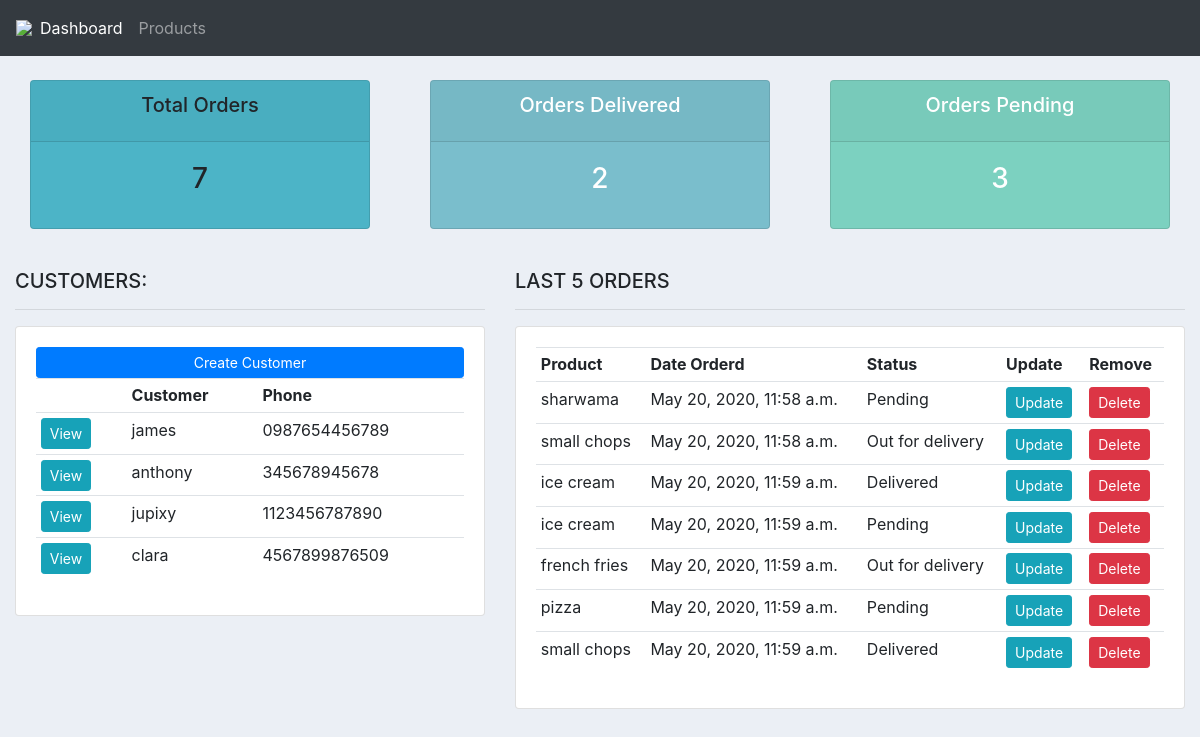
The page / on the database its author committed.
### core/models.py (models this page shows, shortened)
class Customer(models.Model):
	name = models.CharField(max_length=200, null=True)
	phone = models.CharField(max_length=200, null=True)
	email = models.CharField(max_length=200, null=True)
	date_created = models.DateTimeField(auto_now_add=True, null=True)

class Order(models.Model):
	STATUS = (
			('Pending', 'Pending'),
			('Out for delivery', 'Out for delivery'),
			('Delivered', 'Delivered'),
			)
	customer = models.ForeignKey(Customer, null=True, on_delete= models.SET_NULL)
	product = models.ForeignKey(Product, null=True, on_delete= models.SET_NULL)
	date_created = models.DateTimeField(auto_now_add=True, null=True)
	status = models.CharField(max_length=200, null=True, choices=STATUS)
	note = models.CharField(max_length=1000, null=True)

class Product(models.Model):
	CATEGORY = (
			('Indoor', 'Indoor'),
			('Out Door', 'Out Door'),
			)
	name = models.CharField(max_length=200, null=True)
	price = models.FloatField(null=True)
	category = models.CharField(max_length=200, null=True, choices=CATEGORY)
	description = models.CharField(max_length=200, null=True, blank=True)
	date_created = models.DateTimeField(auto_now_add=True, null=True)
	tags = models.ManyToManyField(Tag)
	def __str__(self):
		return self.name

### core/views.py (the view)
# urls.py: 2. Add a URL to urlpatterns:  path('', views.home, name='home')
def home(request):
	orders = Order.objects.all()
	customers = Customer.objects.all()
	total_customers = customers.count()
	total_orders = orders.count()
	delivered = orders.filter(status='Delivered').count()
	pending = orders.filter(status='Pending').count()
	context = {'orders':orders, 'customers':customers,
	'total_orders':total_orders,'delivered':delivered,
	'pending':pending }
	return render(request, 'core/dashboard.html', context)

### core/templates/core/dashboard.html
{%  extends 'core/main.html' %}
{% block content %}
{%  include 'core/status.html' %}
<br>
<div class="row">
	<div class="col-md-5">
		<h5>CUSTOMERS:</h5>
		<hr>
		<div class="card card-body">
			<a class="btn btn-primary  btn-sm btn-block" href="">Create Customer</a>
			<table class="table table-sm">
				<tr>
					<th></th>
					<th>Customer</th>
					<th>Phone</th>
				</tr>
				{% for customer in customers %}
					<tr>
						<td><a class="btn btn-sm btn-info" href="{% url 'customer' customer.id %}">View</a></td>
						<td>{{customer.name}}</td>
						<td>{{customer.phone}}</td>
					</tr>
				{% endfor %}
			</table>
		</div>
	</div>
	<div class="col-md-7">
		<h5>LAST 5 ORDERS</h5>
		<hr>
		<div class="card card-body">
			<table class="table table-sm">
				<tr>
					<th>Product</th>
					<th>Date Orderd</th>
					<th>Status</th>
					<th>Update</th>
					<th>Remove</th>
				</tr>
				{% for order in orders %}
					<tr>
						<td>{{order.product}}</td>
						<td>{{order.date_created}}</td>
						<td>{{order.status}}</td>
						<td><a class="btn btn-sm btn-info" href="{% url 'update_order' order.id %}">Update</a></td>
						<td><a class="btn btn-sm btn-danger" href="{% url 'delete_order' order.id %}">Delete</a></td>
					</tr>
				{% endfor %}
			</table>
		</div>
	</div>
</div>
{% endblock %}

### core/templates/core/main.html (shortened to what this page needs)
{% load static %}
<!DOCTYPE html>
<html lang="en" dir="ltr">
  <head>
    <link rel="stylesheet" href="https://stackpath.bootstrapcdn.com/bootstrap/4.5.0/css/bootstrap.min.css">
    <link rel="stylesheet" href="{% static '/css/main.css' %}">
  </head>
  <body>
    {% include 'core/nav.html' %}
    <div class="container-fluid">
    {% block content %}
    {% endblock content %}
  </body>
</html>

### core/templates/core/nav.html (shortened to what this page needs)
{% load static %}
<nav class="navbar navbar-expand-lg navbar-dark bg-dark">
 <img src="{% static 'images/logo.png' %}">
  <div class="collapse navbar-collapse" id="navbarNav">
    <ul class="navbar-nav">
      <li class="nav-item active">
        <a class="nav-link" href="#">Dashboard</a>
      </li>
      <li class="nav-item">
        <a class="nav-link" href="#">Products</a>
      </li>
    </ul>
  </div>
</nav>

### core/templates/core/status.html
<br>
<div class="row">
	<div class="col">
		<div class="col-md">
			<div class="card text-center mb-3" id="total-orders">
			  	<div class="card-header">
			  		<h5 class="card-title">Total Orders</h5>
			  	</div>
			  	<div class="card-body">
			    	<h3 class="card-title">{{total_orders}}</h3>
			  	</div>
			</div>
		</div>
	</div>
	<div class="col">
		<div class="col-md">
			<div class="card text-center text-white  mb-3" id="orders-delivered">
			  	<div class="card-header">
			  		<h5 class="card-title">Orders Delivered</h5>
			  	</div>
			  	<div class="card-body">
			    	<h3 class="card-title">{{delivered}}</h3>
			  	</div>
			</div>
		</div>
	</div>
	<div class="col">
		<div class="col-md">
			<div class="card text-center text-white  mb-3" id="orders-pending">
			  	<div class="card-header">
			  		<h5 class="card-title">Orders Pending</h5>
			  	</div>
			  	<div class="card-body">
			    	<h3 class="card-title">{{pending}}</h3>
			  	</div>
			</div>
		</div>
	</div>
</div>

### static/css/main.css (style rules this page uses)
body { background-color: #ebeff5; }
#total-orders { background-color: #4cb4c7; }
#orders-delivered { background-color: #7abecc; }
#orders-pending { background-color: #7CD1C0; }

### rows shown on the page
Customer: name "james", phone "0987654456789"
Customer: name "anthony", phone "345678945678"
Customer: name "jupixy", phone "1123456787890"
Customer: name "clara", phone "4567899876509"
Order: product "sharwama", date_created "May 20, 2020, 11:58 a.m.", status "Pending"
Order: product "small chops", date_created "May 20, 2020, 11:58 a.m.", status "Out for delivery"
Order: product "ice cream", date_created "May 20, 2020, 11:59 a.m.", status "Delivered"
Order: product "ice cream", date_created "May 20, 2020, 11:59 a.m.", status "Pending"
Order: product "french fries", date_created "May 20, 2020, 11:59 a.m.", status "Out for delivery"
Order: product "pizza", date_created "May 20, 2020, 11:59 a.m.", status "Pending"
Order: product "small chops", date_created "May 20, 2020, 11:59 a.m.", status "Delivered"

### other values the page prints
{{ total_orders }} "7"
{{ delivered }} "2"
{{ pending }} "3"
